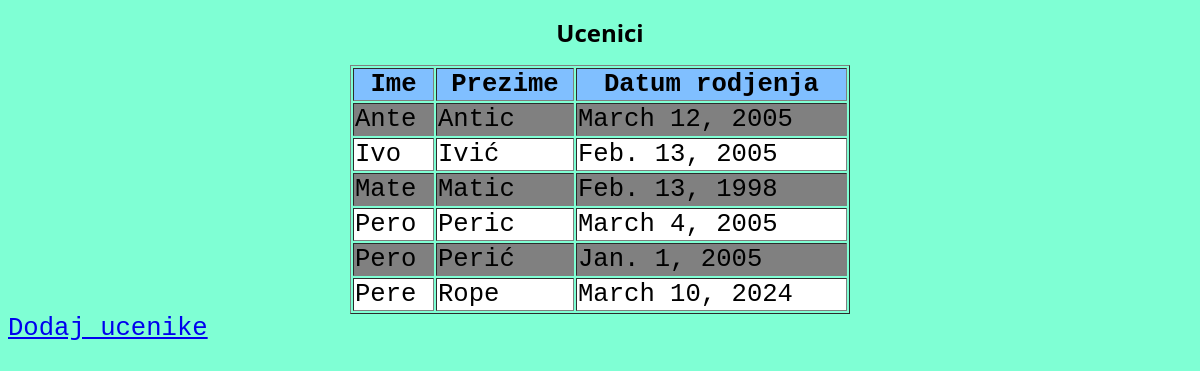
Page /skolaweb/ucenici/ on the earlier database version.
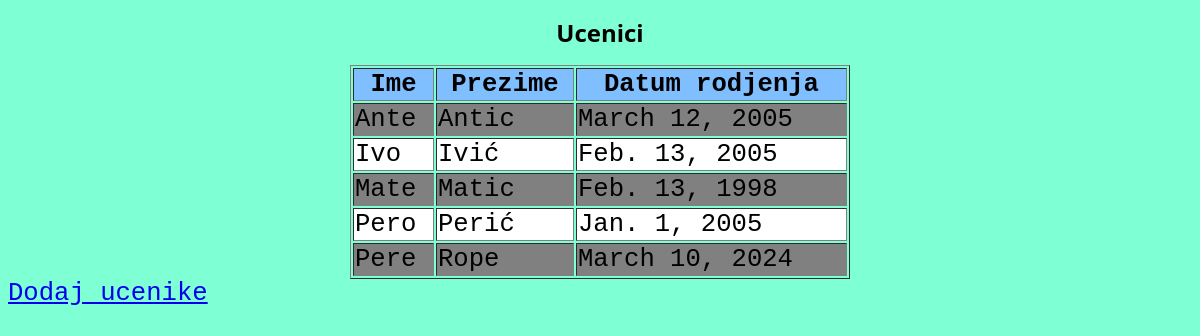
Same page on the later database version.
### skolaweb/models.py (models this page shows, shortened)
class Ucenik(models.Model):
    Ime=models.CharField(max_length=20)
    Prezime=models.CharField(max_length=20)
    DatumRodjenja=models.DateField()

### skolaweb/views.py (the view)
# urls.py: path('ucenici/',views.ucenici_index, name='ucenici'),
def ucenici_index(request):
    data=Ucenik.objects.all().order_by("Prezime")
    podatci={'data':data}
    return render(request,"ucenici_index.html",podatci)

### skolaweb/templates/ucenici_index.html (shortened to what this page needs)
{% load static %}
<!DOCTYPE html>
<html>
<head>
    <link rel="stylesheet" href="{% static 'style.css' %}">
</head>
<body>
    <h1>Ucenici</h1>
    <table border=1>
        <tr>
            <th>Ime</th>
            <th>Prezime</th>
            <th>Datum rodjenja</th>
        </tr>
    {%for u in data%}
    {% if forloop.counter|divisibleby:2 %}
    <tr class="bg1">
    {% else %}
    <tr class="bg2">
    {% endif %}
        <td>{{u.Ime}}</td>
        <td>{{u.Prezime}}</td>
        <td>{{u.DatumRodjenja}}</td>
    </tr>
    {%endfor%}
</table>
<a href="{% url 'ucenici_add' %}">Dodaj ucenike</a>
</body>
</html>

Differences in the rows shown:
removed Ucenik: Ime "Pero", Prezime "Peric", DatumRodjenja "March 4, 2005"
